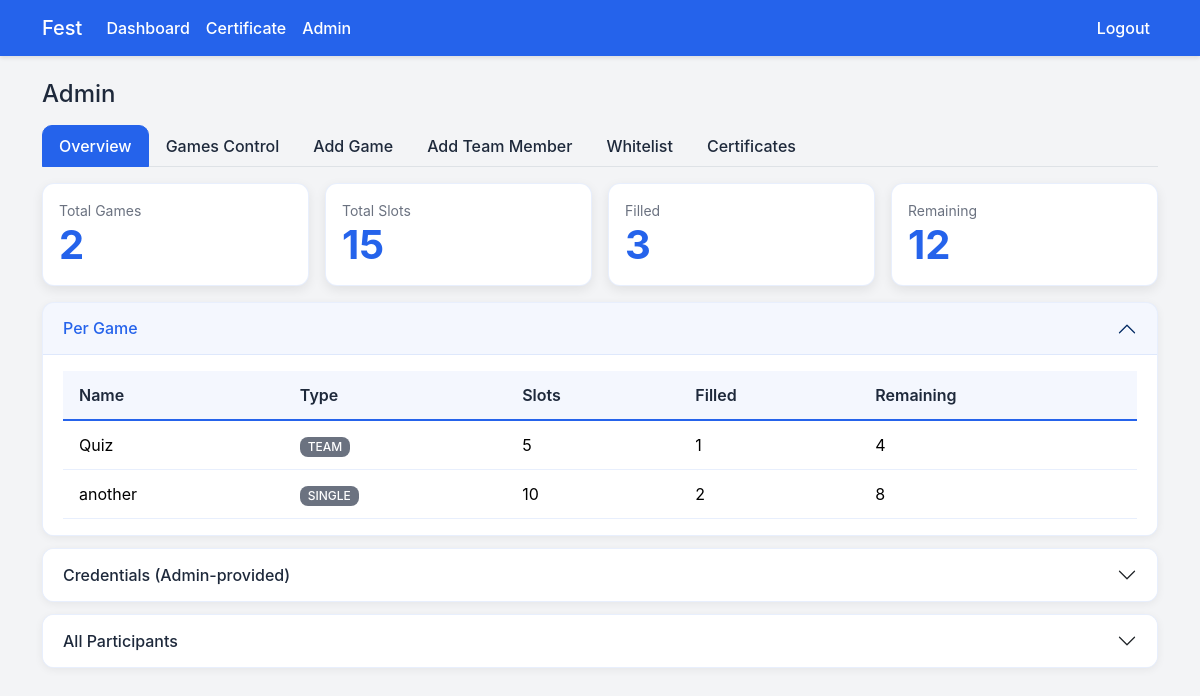
Screenshot of /admin (signed in) with the database file from the repository.
### tables this page shows
CREATE TABLE games (
                id INTEGER PRIMARY KEY AUTOINCREMENT,
                name TEXT NOT NULL,
                description TEXT,
                slots INTEGER NOT NULL,
                type TEXT NOT NULL CHECK(type IN ('single','team'))
            , team_size INTEGER);

### event_app/app.py (the view, shortened to what this page needs)
    @app.route('/admin', methods=['GET', 'POST'])
    def admin():
        user = fetch_current_user()
        if not user or not user['is_admin']:
            flash('Admin access required.', 'danger')
            return redirect(url_for('login'))
        active_tab = request.args.get('tab') or 'overview'
        games = g.db.execute('SELECT * FROM games ORDER BY id').fetchall()
        single_participants = g.db.execute(
            'SELECT u.id as user_id, u.name, u.phone, g.name AS game_name FROM users u JOIN games g ON g.id = u.game_id WHERE g.type = "single" ORDER BY g.name, u.name'
        ).fetchall()
        teams = g.db.execute(
            'SELECT t.id, t.game_id, t.name AS team_name, t.team_code, g.name AS game_name, u.name AS leader_name, u.phone AS leader_phone, u.id AS leader_user_id '
            'FROM teams t JOIN games g ON g.id = t.game_id JOIN users u ON u.id = t.leader_user_id ORDER BY g.name, t.name'
        ).fetchall()
        team_members = g.db.execute(
            'SELECT tm.team_id, u.id as user_id, u.name, u.phone FROM team_members tm JOIN users u ON u.id = tm.user_id ORDER BY tm.team_id, u.name'
        ).fetchall()
        members_map: Dict[int, List[sqlite3.Row]] = {}
        for tm in team_members:
            members_map.setdefault(tm['team_id'], []).append(tm)
        game_to_teams: Dict[int, List[sqlite3.Row]] = {}
        for t in teams:
            game_to_teams.setdefault(t['game_id'], []).append(t)
        game_participants: Dict[int, List[sqlite3.Row]] = {}
        game_member_counts: Dict[int, int] = {}
        for g_row in games:
            if g_row['type'] == 'single':
                plist = g.db.execute(
                    'SELECT u.id as user_id, u.name, u.phone FROM users u WHERE u.game_id = ? AND (u.team_id IS NULL) ORDER BY u.name',
                    (g_row['id'],),
                ).fetchall()
            else:
                plist = g.db.execute(
                    'SELECT u.id as user_id, u.name, u.phone, t.id as team_id, t.name as team_name, CASE WHEN u.id = t.leader_user_id THEN 1 ELSE 0 END as is_leader FROM users u JOIN teams t ON t.id = u.team_id WHERE t.game_id = ? ORDER BY t.name, is_leader DESC, u.name',
                    (g_row['id'],),
                ).fetchall()
            game_participants[g_row['id']] = plist
            game_member_counts[g_row['id']] = len(plist)
        overview_stats: List[Dict[str, Any]] = []
        total_games = len(games)
        total_slots = 0
        total_filled = 0
        for g_row in games:
            slots = int(g_row['slots'])
            if g_row['type'] == 'single':
                filled = g.db.execute('SELECT COUNT(1) FROM users WHERE game_id = ? AND (team_id IS NULL)', (g_row['id'],)).fetchone()[0]
            else:
                filled = g.db.execute('SELECT COUNT(1) FROM teams WHERE game_id = ?', (g_row['id'],)).fetchone()[0]
            remaining = max(0, slots - int(filled))
            overview_stats.append({
                'id': g_row['id'],
                'name': g_row['name'],
                'type': g_row['type'],
                'slots': slots,
                'filled': int(filled),
                'remaining': remaining,
            })
            total_slots += slots
            total_filled += int(filled)
        participants_overview = g.db.execute(
            """
            SELECT
                u.id AS user_id,
                u.name,
                u.phone,
                u.password,
                g.name AS game_name,
                g.type AS game_type,
                t.name AS team_name,
                CASE
                    WHEN t.leader_user_id IS NOT NULL AND u.id = t.leader_user_id THEN 1
                    ELSE 0
                END AS is_leader
            FROM users u
            LEFT JOIN games g ON g.id = u.game_id
            LEFT JOIN teams t ON t.id = u.team_id
            ORDER BY u.name
            """
        ).fetchall()
        allowed_list = g.db.execute('SELECT * FROM allowed_users ORDER BY name').fetchall()
        whitelist_list = g.db.execute('SELECT * FROM whitelist_phones ORDER BY phone').fetchall()
        return render_template(
            'admin.html',
            games=games,
            single_participants=single_participants,
            teams=teams,
            members_map=members_map,
            game_participants=game_participants,
            game_member_counts=game_member_counts,
            overview_stats=overview_stats,
            total_games=total_games,
            total_slots=total_slots,
            total_filled=total_filled,
            participants_overview=participants_overview,
            allowed_list=allowed_list,
            whitelist_list=whitelist_list,
            game_to_teams=game_to_teams,
            active_tab=active_tab,
            cert_settings=g.db.execute('SELECT * FROM certificate_settings LIMIT 1').fetchone(),
            certificate_downloads=g.db.execute('''
                SELECT cd.download_date, u.name, u.phone, u.class_section, g.name as game_name
                FROM certificate_downloads cd
                JOIN users u ON u.id = cd.user_id
                LEFT JOIN games g ON g.id = u.game_id
                ORDER BY cd.download_date DESC
                LIMIT 50
            ''').fetchall(),
        )

### event_app/app.py (called while the page is built)
def get_db():
    if USING_POSTGRES:
        import psycopg2
        from psycopg2.extras import RealDictCursor
        url = urlparse(DATABASE_URL)
        dbname = url.path[1:]
        user = url.username
        password = url.password
        host = url.hostname
        port = url.port
        conn = psycopg2.connect(
            dbname=dbname,
            user=user,
            password=password,
            host=host,
            port=port,
            cursor_factory=RealDictCursor
        )
        conn.autocommit = True
        return conn
    else:
        conn = sqlite3.connect(DATABASE_PATH)
        conn.row_factory = sqlite3.Row
        return conn

def fetch_current_user() -> Optional[sqlite3.Row]:
    user_id = session.get('user_id')
    if not user_id:
        return None
    row = g.db.execute('SELECT * FROM users WHERE id = ?', (user_id,)).fetchone()
    return row

### event_app/templates/admin.html (shortened to what this page needs)
{% extends 'base.html' %}
{% block content %}
<h4 class="mb-3">Admin</h4>
<ul class="nav nav-tabs mb-3" id="adminTabs" role="tablist">
  <li class="nav-item" role="presentation">
    <button class="nav-link {% if active_tab == 'overview' %}active{% endif %}" id="overview-tab" data-bs-toggle="tab" data-bs-target="#overview" type="button" role="tab" aria-controls="overview" aria-selected="{% if active_tab == 'overview' %}true{% else %}false{% endif %}">Overview</button>
  </li>
  <li class="nav-item" role="presentation">
    <button class="nav-link {% if active_tab == 'gamesctl' %}active{% endif %}" id="gamesctl-tab" data-bs-toggle="tab" data-bs-target="#gamesctl" type="button" role="tab" aria-controls="gamesctl" aria-selected="{% if active_tab == 'gamesctl' %}true{% else %}false{% endif %}">Games Control</button>
  </li>
  <li class="nav-item" role="presentation">
    <button class="nav-link {% if active_tab == 'addgame' %}active{% endif %}" id="addgame-tab" data-bs-toggle="tab" data-bs-target="#addgame" type="button" role="tab" aria-controls="addgame" aria-selected="{% if active_tab == 'addgame' %}true{% else %}false{% endif %}">Add Game</button>
  </li>
  <li class="nav-item" role="presentation">
    <button class="nav-link {% if active_tab == 'addmember' %}active{% endif %}" id="addmember-tab" data-bs-toggle="tab" data-bs-target="#addmember" type="button" role="tab" aria-controls="addmember" aria-selected="{% if active_tab == 'addmember' %}true{% else %}false{% endif %}">Add Team Member</button>
  </li>
  <li class="nav-item" role="presentation">
    <button class="nav-link {% if active_tab == 'whitelist' %}active{% endif %}" id="whitelist-tab" data-bs-toggle="tab" data-bs-target="#whitelist" type="button" role="tab" aria-controls="whitelist" aria-selected="{% if active_tab == 'whitelist' %}true{% else %}false{% endif %}">Whitelist</button>
  </li>
  <li class="nav-item" role="presentation">
    <button class="nav-link {% if active_tab == 'certificates' %}active{% endif %}" id="certificates-tab" data-bs-toggle="tab" data-bs-target="#certificates" type="button" role="tab" aria-controls="certificates" aria-selected="{% if active_tab == 'certificates' %}true{% else %}false{% endif %}">Certificates</button>
  </li>
</ul>
<div class="tab-content" id="adminTabsContent">
  <div class="tab-pane fade {% if active_tab == 'overview' %}show active{% endif %}" id="overview" role="tabpanel" aria-labelledby="overview-tab">
    <div class="row g-3">
      <div class="col-xl-3 col-lg-4 col-md-6">
        <div class="card clear-box h-100"><div class="card-body">
          <div class="text-muted small">Total Games</div>
          <div class="display-6">{{ total_games }}</div>
        </div></div>
      </div>
      <div class="col-xl-3 col-lg-4 col-md-6">
        <div class="card clear-box h-100"><div class="card-body">
          <div class="text-muted small">Total Slots</div>
          <div class="display-6">{{ total_slots }}</div>
        </div></div>
      </div>
      <div class="col-xl-3 col-lg-4 col-md-6">
        <div class="card clear-box h-100"><div class="card-body">
          <div class="text-muted small">Filled</div>
          <div class="display-6">{{ total_filled }}</div>
        </div></div>
      </div>
      <div class="col-xl-3 col-lg-4 col-md-6">
        <div class="card clear-box h-100"><div class="card-body">
          <div class="text-muted small">Remaining</div>
          <div class="display-6">{{ total_slots - total_filled }}</div>
        </div></div>
      </div>
    </div>
    <div class="accordion mt-3" id="overviewAccordion">
      <div class="accordion-item">
        <h2 class="accordion-header" id="perGameHead">
          <button class="accordion-button" type="button" data-bs-toggle="collapse" data-bs-target="#perGameBody" aria-expanded="true" aria-controls="perGameBody">
            Per Game
          </button>
        </h2>
        <div id="perGameBody" class="accordion-collapse collapse show" aria-labelledby="perGameHead" data-bs-parent="#overviewAccordion">
          <div class="accordion-body">
            <div class="table-responsive">
              <table class="table table-sm align-middle mb-0">
                <thead><tr><th>Name</th><th>Type</th><th>Slots</th><th>Filled</th><th>Remaining</th></tr></thead>
                <tbody>
                  {% for s in overview_stats %}
                  <tr>
                    <td>{{ s.name }}</td>
                    <td class="text-uppercase"><span class="badge bg-secondary">{{ s.type }}</span></td>
                    <td>{{ s.slots }}</td>
                    <td>{{ s.filled }}</td>
                    <td>{{ s.remaining }}</td>
                  </tr>
                  {% endfor %}
                </tbody>
              </table>
            </div>
          </div>
        </div>
      </div>
      <div class="accordion-item">
        <h2 class="accordion-header" id="credsHead">
          <button class="accordion-button collapsed" type="button" data-bs-toggle="collapse" data-bs-target="#credsBody" aria-expanded="false" aria-controls="credsBody">
            Credentials (Admin-provided)
          </button>
        </h2>
      </div>
      <div class="accordion-item">
        <h2 class="accordion-header" id="participantsHead">
          <button class="accordion-button collapsed" type="button" data-bs-toggle="collapse" data-bs-target="#participantsBody" aria-expanded="false" aria-controls="participantsBody">
            All Participants
          </button>
        </h2>
      </div>
    </div>
  </div>
</div>
{% endblock %}

### event_app/static/css/style.css (style rules this page uses)
:root { --primary-blue: #2563EB; --primary-orange: #F97316; --light-gray: #F3F4F6; --dark-slate: #1E293B; --white: #FFFFFF; --success-green: #22C55E; --error-red: #EF4444; }
body { background: var(--light-gray); color: var(--dark-slate); font-family: -apple-system, BlinkMacSystemFont, 'Segoe UI', Roboto, sans-serif; }
.card { border: 0; box-shadow: 0 2px 8px rgba(0,0,0,0.08); border-radius: 12px; }
.clear-box { background: var(--white); border: 1px solid rgba(37, 99, 235, 0.1); border-radius: 12px; box-shadow: 0 2px 8px rgba(0,0,0,0.06); }
.accordion .accordion-item { border: 1px solid rgba(37, 99, 235, 0.1); border-radius: 12px; overflow: hidden; margin-bottom: 12px; box-shadow: 0 2px 8px rgba(0,0,0,0.06); }
.accordion-button { background-color: var(--white); color: var(--dark-slate); font-weight: 500; }
.accordion-button:not(.collapsed) { color: var(--primary-blue); background-color: rgba(37, 99, 235, 0.05); box-shadow: inset 0 -1px 0 rgba(37, 99, 235, 0.1); }
.accordion-body { background: var(--white); }
.table > :not(caption) > * > * { padding: .75rem 1rem; border-color: rgba(37, 99, 235, 0.1); }
.table thead th { color: var(--dark-slate); font-weight: 600; background-color: rgba(37, 99, 235, 0.05); border-bottom: 2px solid var(--primary-blue); }
.badge { border-radius: 8px; font-weight: 500; }
.badge.bg-secondary { background-color: #6b7280 !important; }
.nav-tabs .nav-link { color: var(--dark-slate); border-radius: 10px 10px 0 0; border: 1px solid transparent; font-weight: 500; }
.nav-tabs .nav-link.active { background-color: var(--primary-blue); border-color: var(--primary-blue); color: var(--white); }
.display-6 { color: var(--primary-blue); font-weight: 700; }
.text-muted { color: #6b7280 !important; }
.clear-box { box-shadow: 0 4px 12px rgba(0,0,0,0.08); }

### rows the page displays
games: name "Quiz", type "TEAM", slots "5", filled "1", remaining "4"
games: name "another", type "SINGLE", slots "10", filled "2", remaining "8"

### other values shown
{{ total_games }} "2"
{{ total_slots }} "15"
{{ total_filled }} "3"
{{ total_slots - total_filled }} "12"
